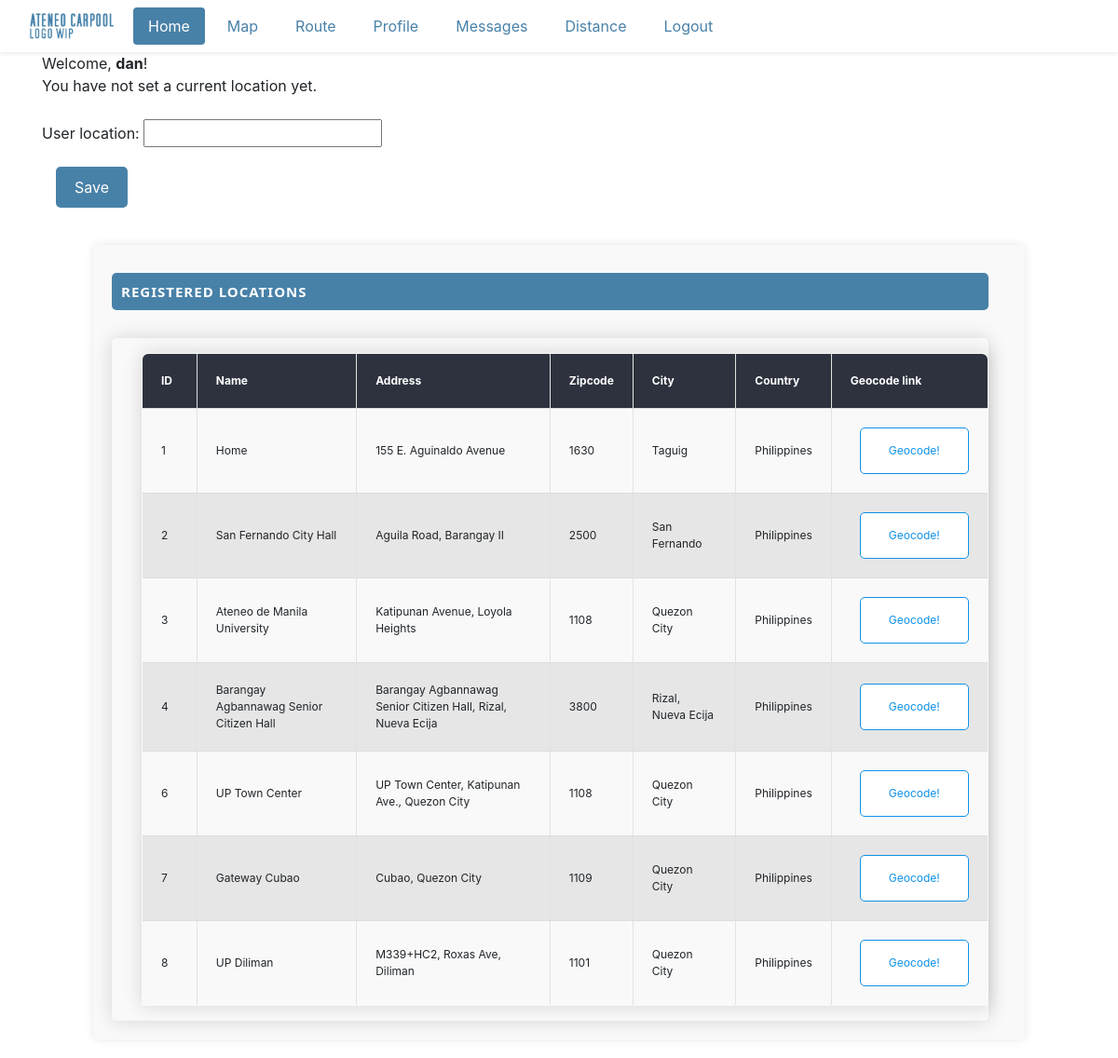
Page /home (signed in) on the committed database.
### project_content/models.py (models this page shows, shortened)
class Locations(models.Model):
    name = models.CharField(max_length=500)
    zipcode = models.CharField(max_length=200, blank=True, null=True)
    city = models.CharField(max_length=200, blank=True, null=True)
    country = models.CharField(max_length=200, blank=True, null=True)
    address = models.CharField(max_length=200, blank=True, null=True)
    created_at = models.DateTimeField(auto_now_add=True, blank=True, null=True)
    edited_at = models.DateTimeField(auto_now=True)
    lat = models.CharField(max_length=200,blank=True, null=True)
    lng = models.CharField(max_length=200,blank=True, null=True)
    place_id = models.CharField(max_length=200,blank=True, null=True)

### project_content/views.py (the view)
# urls.py: path("home", views.home, name='home'),
@login_required
def home(request):
    user = request.user
    if request.method == 'POST':
        form = LocationForm(request.POST)
        if form.is_valid():
            location = form.save(commit=False)
            try:
                user_location = UserLocation.objects.get(user=user)
            except:
                user_location = UserLocation(user=user)
            user_location.user_location = location.user_location
            user_location.save()
            return redirect('home')
    else:
        form = LocationForm()
    return render(request, 'project_content/home.html', {'form': form, 'locations': Locations.objects.all()})

### project_content/forms.py
class LocationForm(forms.ModelForm):
    class Meta:
        model = UserLocation
        fields = ('user_location',)

### project_content/templates/project_content/home.html (shortened to what this page needs)
{% extends 'project_content/base.html' %}
{% block content %}
<div class="formholder container">
    <div> Welcome, <b>{{ user }}</b>! <br> </div>
    {% if user.userlocation %}
    <div> Your current location is: <b>{{ user.userlocation.user_location }}</b></div>
    {% else %}
    <div>You have not set a current location yet.</div>
    {% endif %}
    <br>
    <form method="post">
        {{ form.as_p }}
        <button class="ourbutton" type="submit">Save</button>
    </form>
</div>
<div class="pageholder container">
    <div class="titleholder">
        <div class="title"> Registered Locations </div>
    </div>
    <div class="linkholder">
        {% if locations.count == 0 %}
        <div> No data available </div>
        {% else %}
        <table id="ourtable3" class="myTable m-3">
            <thead>
                <tr>
                    <th>ID</th>
                    <th>Name</th>
                    <th>Address</th>
                    <th>Zipcode</th>
                    <th>City</th>
                    <th>Country</th>
                    <th>Geocode link</th>
                </tr>
            </thead>
            <tbody>
                {% for a in locations %}
                <tr>
                    <td style="vertical-align: middle; padding-right: 30px;"> {{a.id}} </td>
                    <td style="vertical-align: middle;"> {{a.name}} </td>
                    <td style="vertical-align: middle;"> {{a.address}} </td>
                    <td style="vertical-align: middle;"> {{a.zipcode}} </td>
                    <td style="vertical-align: middle;"> {{a.city}} </td>
                    <td style="vertical-align: middle;"> {{a.country}} </td>
                    <td style="vertical-align: middle; padding-left: 30px;"> <a class="geocode-link" href="{% url 'geocoding' a.id %}"> Geocode!</a> </td>
                </tr>
                {% endfor %}
            </tbody>
        </table>
        {% endif %}
    </div>
</div>
{% endblock %}

### project_content/static/project_content/main.css (style rules this page uses)
:root { --main-color: #4881a8; --highlight-color: #004e83; --alternating-tr-color: #00000014; --light-hover-color: #00000020; --hover-color: #00000030; --dark-color: #2D323E; --alert-color: #a84848; --highlight-alert-color: #990000; --geocode-color: #0f91e7; }
.myTable { font-size: 12px; min-width: 400px; overflow: hidden; border-radius: 7px 7px 0 0; box-shadow: 0 0 20px rgba(0, 0, 0, .15); }
.myTable th { background-color: var(--dark-color); color: white; font-weight: bold; }
.myTable td, .myTable th { border: 0.01em solid #e3e2e2; padding: 20px; text-align: left; border-bottom: 1px solid #ddd; }
.myTable tr:nth-child(even) { background-color: var(--alternating-tr-color); }
.pageholder, form { display: flex; flex-direction: column; justify-content: center; width: 80%; }
.titleholder, .linkholder { display: flex; margin-top: 10px; width: 98%; border-radius: 5px; }
.ourbutton { margin-right: 10px; padding: 10px 20px; width: fit-content; margin-left: 15px; margin-bottom: 20px; border-radius: 5px; border: none; background-color: rgb(0, 0, 80); color: white }
form { width:100%; }
.titleholder { display: 'flex'; justify-content:'space-between'; background-color: var(--main-color); align-items: center; height: 40px; }
.linkholder { box-shadow: 0 0 20px rgba(0, 0, 0, .15); flex-direction: column; padding-left: 16px; padding-right: 16px; }
.title { color: white; margin-left: 10px; font-weight: bold; font-size: 15px; font-family: 'Segoe UI', Tahoma, Geneva, Verdana, sans-serif; text-transform: uppercase; letter-spacing: 1px; }
.ourbutton { background-color: var(--main-color); transition: background-color .15s ease-in-out; }
tr { transition: all 0.6s ease-in-out; }

### project_content/templates/project_content/home.html (style rules this page uses)
.pageholder { margin: 20px auto; padding: 20px; background-color: #f9f9f9; border-radius: 5px; box-shadow: 0 0 10px rgba(0, 0, 0, 0.1); max-width: 1000px; animation: fadeIn 0.5s ease-in-out; position: relative; z-index: 1; }
.titleholder { text-align: center; margin-bottom: 20px; }
.myTable { width: 100%; border-collapse: collapse; border: 1px solid #ddd; position: relative; z-index: 1; }
.geocode-link { color: var(--geocode-color); text-decoration: none; border: 1px solid var(--geocode-color); padding: 15px 30px; border-radius: 5px; background-color: #fff; cursor: pointer; transition: all 0.6s ease-in-out; outline: none; display: inline-block; }
button { padding: 10px; color: white; border: none; border-radius: 5px; width: 100%; }

### rows in the picture
Locations: id "1", name "Home", address "155 E. Aguinaldo Avenue", zipcode "1630", city "Taguig", country "Philippines"
Locations: id "2", name "San Fernando City Hall", address "Aguila Road, Barangay II", zipcode "2500", city "San Fernando", country "Philippines"
Locations: id "3", name "Ateneo de Manila University", address "Katipunan Avenue, Loyola Heights", zipcode "1108", city "Quezon City", country "Philippines"
Locations: id "4", name "Barangay Agbannawag Senior Citizen Hall", address "Barangay Agbannawag Senior Citizen Hall, Rizal, Nueva Ecija", zipcode "3800", city "Rizal, Nueva Ecija", country "Philippines"
Locations: id "6", name "UP Town Center", address "UP Town Center, Katipunan Ave., Quezon City", zipcode "1108", city "Quezon City", country "Philippines"
Locations: id "7", name "Gateway Cubao", address "Cubao, Quezon City", zipcode "1109", city "Quezon City", country "Philippines"
Locations: id "8", name "UP Diliman", address "M339+HC2, Roxas Ave, Diliman", zipcode "1101", city "Quezon City", country "Philippines"

### other values in the picture
{{ user }} "dan"
